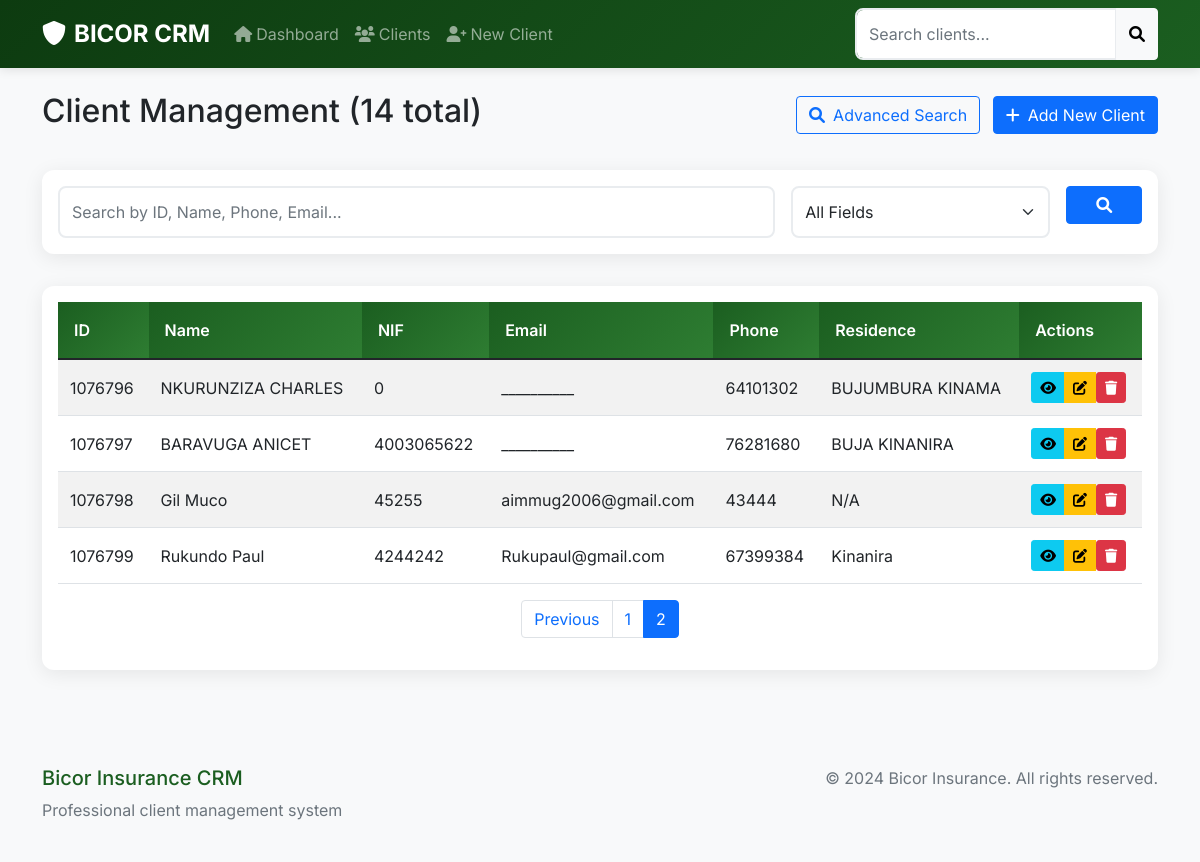
The app's page /clients?page=2 with its own data.
### tables this page shows
CREATE TABLE "Clients" (
	"ID"	INTEGER,
	"AncCode"	TEXT,
	"NumID"	TEXT,
	"NIF"	TEXT,
	"Nom"	TEXT,
	"Prenom"	TEXT,
	"DateNais"	TEXT,
	"LieuNais"	TEXT,
	"NomConj"	TEXT,
	"NextOfKin"	TEXT,
	"MobPhone"	INTEGER,
	"MobPhone2"	TEXT,
	"NomAffich"	TEXT,
	"Email"	TEXT,
	"ComID"	INTEGER,
	"Zone"	TEXT,
	"Residence"	TEXT,
	"AgentInt"	INTEGER,
	"PaieTVA"	INTEGER,
	"Valide"	INTEGER,
	"SexeID"	INTEGER,
	"BranchID"	INTEGER,
	"NationalID"	INTEGER,
	"EtatCivID"	INTEGER,
	"PosCliID"	INTEGER,
	"CategID"	INTEGER,
	"OccupID"	INTEGER,
	"CreatOn"	TEXT,
	"CreatBy"	INTEGER,
	"LModifBy"	TEXT,
	"LModifOn"	TEXT,
	PRIMARY KEY("ID")
);

### app.py (the view)
@app.route('/clients')
def clients():
    page = request.args.get('page', 1, type=int)
    per_page = 10
    offset = (page - 1) * per_page
    with get_db_connection() as conn:
        cursor = conn.cursor()
        cursor.execute('SELECT * FROM Clients ORDER BY ID LIMIT ? OFFSET ?', (per_page, offset))
        clients = cursor.fetchall()
        cursor.execute('SELECT COUNT(*) FROM Clients')
        total_clients = cursor.fetchone()[0]
    total_pages = (total_clients + per_page - 1) // per_page
    return render_template('clients.html',
                           clients=clients,
                           page=page,
                           total_pages=total_pages,
                           total_clients=total_clients)

### app.py (called while the page is built)
@contextmanager
def get_db_connection():
    conn = sqlite3.connect('data.db')
    conn.row_factory = sqlite3.Row  # This enables column access by name
    try:
        yield conn
    finally:
        conn.close()

### templates/clients.html (shortened to what this page needs)
{% extends "base.html" %}
{% block content %}
<div class="d-flex justify-content-between align-items-center mb-4">
    <h2>Client Management ({{ total_clients }} total)</h2>
    <div>
        <a href="{{ url_for('search_clients') }}" class="btn btn-outline-primary me-2">
            <i class="fas fa-search me-2"></i>Advanced Search
        </a>
        <a href="{{ url_for('add_client') }}" class="btn btn-primary">
            <i class="fas fa-plus me-2"></i>Add New Client
        </a>
    </div>
</div>
<div class="card mb-4">
    <div class="card-body">
        <form method="GET" action="{{ url_for('search_clients') }}" class="row g-3">
            <div class="col-md-8">
                <input type="text" class="form-control" name="q"
                       placeholder="Search by ID, Name, Phone, Email..." required>
            </div>
            <div class="col-md-3">
                <select class="form-select" name="type">
                    <option value="all">All Fields</option>
                </select>
            </div>
            <div class="col-md-1">
                <button type="submit" class="btn btn-primary w-100">
                    <i class="fas fa-search"></i>
                </button>
            </div>
        </form>
    </div>
</div>
<div class="card">
    <div class="card-body">
        <div class="table-responsive">
            <table class="table table-striped table-hover">
                <thead class="table-dark">
                    <tr>
                        <th>ID</th>
                        <th>Name</th>
                        <th>NIF</th>
                        <th>Email</th>
                        <th>Phone</th>
                        <th>Residence</th>
                        <th>Actions</th>
                    </tr>
                </thead>
                <tbody>
                    {% for client in clients %}
                    <tr>
                        <td>{{ client.ID }}</td>
                        <td>{{ client.Nom }} {{ client.Prenom }}</td>
                        <td>{{ client.NIF or 'N/A' }}</td>
                        <td>{{ client.Email or 'N/A' }}</td>
                        <td>{{ client.MobPhone or 'N/A' }}</td>
                        <td>{{ client.Residence or 'N/A' }}</td>
                        <td>
                            <div class="btn-group">
                                <a href="{{ url_for('view_client', id=client.ID) }}" class="btn btn-sm btn-info">
                                    <i class="fas fa-eye"></i>
                                </a>
                                <a href="{{ url_for('edit_client', id=client.ID) }}" class="btn btn-sm btn-warning">
                                    <i class="fas fa-edit"></i>
                                </a>
                                <form action="{{ url_for('delete_client', id=client.ID) }}" method="post" style="display:inline;">
                                    <button type="submit" class="btn btn-sm btn-danger" onclick="return confirm('Are you sure?')">
                                        <i class="fas fa-trash"></i>
                                    </button>
                                </form>
                            </div>
                        </td>
                    </tr>
                    {% endfor %}
                </tbody>
            </table>
        </div>
        {% if total_pages > 1 %}
        <nav aria-label="Page navigation">
            <ul class="pagination justify-content-center">
                {% if page > 1 %}
                <li class="page-item">
                    <a class="page-link" href="{{ url_for('clients', page=page-1) }}">Previous</a>
                </li>
                {% endif %}
                {% for p in range(1, total_pages + 1) %}
                <li class="page-item {% if p == page %}active{% endif %}">
                    <a class="page-link" href="{{ url_for('clients', page=p) }}">{{ p }}</a>
                </li>
                {% endfor %}
            </ul>
        </nav>
        {% endif %}
    </div>
</div>
{% endblock %}

### static/css/style.css (style rules this page uses)
:root { --bicor-primary: #1b5e20; --bicor-secondary: #2e7d32; --bicor-light: #4caf50; --bicor-accent: #388e3c; --bicor-dark: #0d3b10; }
body { background-color: #f8f9fa; font-family: 'Segoe UI', Tahoma, Geneva, Verdana, sans-serif; }
.card { border: none; border-radius: 12px; box-shadow: 0 4px 20px rgba(0,0,0,0.08); transition: transform 0.2s ease, box-shadow 0.2s ease; }
.form-control, .form-select { border: 2px solid #e9ecef; border-radius: 8px; padding: 0.75rem; transition: all 0.2s ease; }
.table th { background: linear-gradient(135deg, var(--bicor-primary) 0%, var(--bicor-secondary) 100%); color: white; border: none; font-weight: 600; padding: 1rem; }
.table td { padding: 0.75rem; vertical-align: middle; }
.mb-4 { margin-bottom: 2rem !important; }

### templates/base.html (style rules this page uses)
body { font-family: 'Inter', sans-serif; }

### records on screen
Clients: ID "1076796", Nom "NKURUNZIZA", Prenom "CHARLES", NIF "0", Email "__________", MobPhone "64101302", Residence "BUJUMBURA KINAMA"
Clients: ID "1076797", Nom "BARAVUGA", Prenom "ANICET", NIF "4003065622", Email "__________", MobPhone "76281680", Residence "BUJA KINANIRA"
Clients: ID "1076798", Nom "Gil", Prenom "Muco", NIF "45255", Email "aimmug2006@gmail.com", MobPhone "43444", Residence "N/A"
Clients: ID "1076799", Nom "Rukundo", Prenom "Paul", NIF "4244242", Email "Rukupaul@gmail.com", MobPhone "67399384", Residence "Kinanira"

### other values on screen
{{ total_clients }} "14"
{{ p }} "1" "2"
